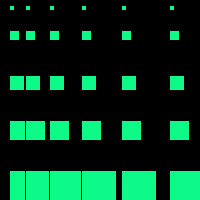
Frame 1 (no input)
Frame 60 (the mouse pressed at the canvas centre just before this capture): identical to frame 1, image omitted
Frame 120 (the mouse held since frame 60 and released just before this capture): identical to frame 1, image omitted

The Processing sketch that drew this single still picture (run headless with seeded random() and noise(); from frame 60 on, the mouse is pressed at the canvas centre):

// Processing sketch: processing_93560
// ── processing_93560.pde

//Brennda
void setup(){
size(200,200);
background(0);
}
void draw(){
  int i=3;
fill(#0DFA89);
while(i<=255){
  rect((i*i),5,5,5);
  rect((i*i),30,10,10);
  rect((i*i),75,15,15);
  rect((i*i),120,20,20);
  rect((i*i),170,35,35);
  i=i+2;
}
}
